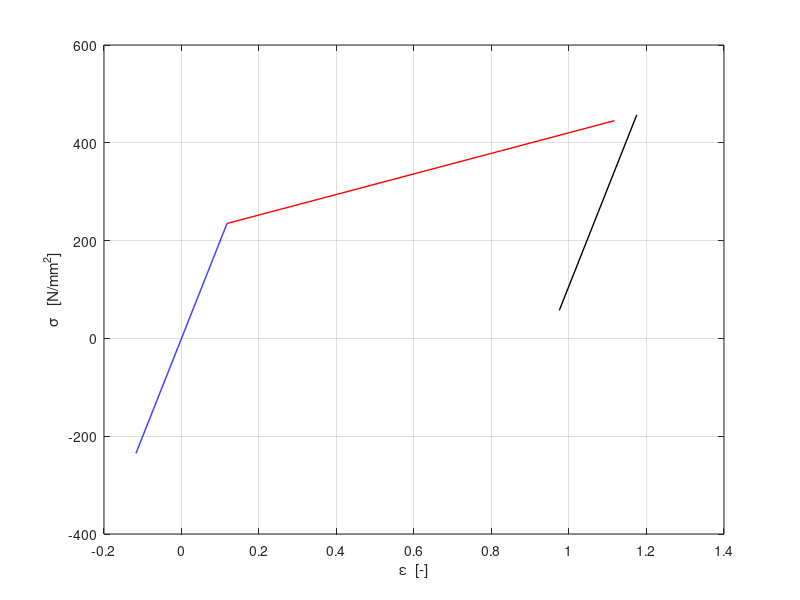

Write MATLAB code to recreate this figure.
close all
clear all
A=235;
E=2000;
sigma1=-A:A;
epsilon1=sigma1/E;
plot(epsilon1,sigma1, 'b','LineWidth',1)
grid on
hold on
% title({'deformata'})
xlabel('\epsilon  [-]')
ylabel('\sigma   [N/mm^2]')
epsilon_star=10*max(epsilon1);
epsilon2=max(epsilon1):epsilon_star
sigma2=E*A*(epsilon2+1)/(A+E)
plot(epsilon2,sigma2, 'r','LineWidth',1)
hold on
epsilon3=epsilon_star-2*A/E
epsilon3_1=epsilon_star:-0.1:epsilon3
x1=epsilon_star;
x2=epsilon3;
y1=E*A*(epsilon_star+1)/(A+E)
y2=y1-2*A
sigma3=(y2-y1)*(epsilon3_1-x1)/(x2-x1)+y1
plot(epsilon3_1,sigma3, 'k','LineWidth',1)
hold on



